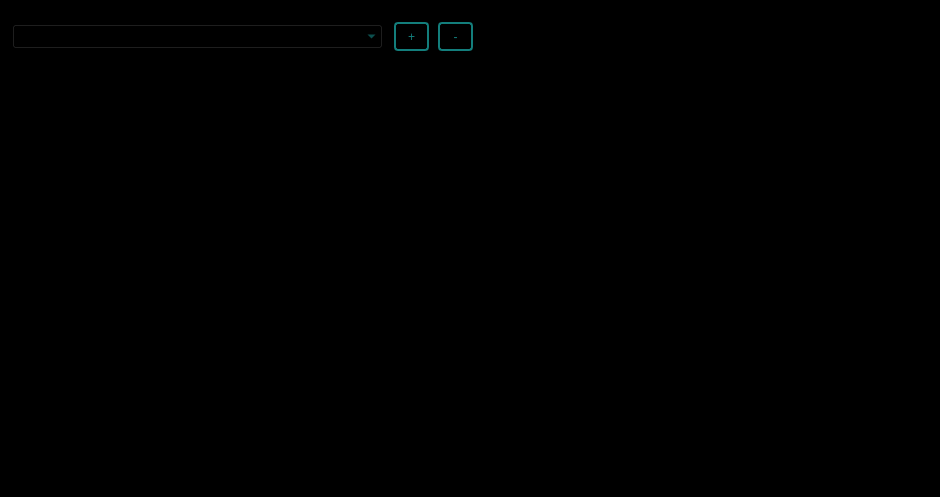
<?xml version="1.0" encoding="UTF-8"?>
<ui version="4.0">
 <class>VisualizationPlot</class>
 <widget class="QWidget" name="VisualizationPlot">
  <property name="geometry">
   <rect>
    <x>0</x>
    <y>0</y>
    <width>940</width>
    <height>497</height>
   </rect>
  </property>
  <property name="windowTitle">
   <string>ColCOSP-</string>
  </property>
  <property name="styleSheet">
   <string notr="true">background-color: rgb(0, 0, 0);
color: rgb(19, 126, 124);</string>
  </property>
  <widget class="QComboBox" name="cbox_data">
   <property name="geometry">
    <rect>
     <x>12</x>
     <y>24</y>
     <width>371</width>
     <height>25</height>
    </rect>
   </property>
  </widget>
  <widget class="QPushButton" name="pb_add">
   <property name="geometry">
    <rect>
     <x>394</x>
     <y>22</y>
     <width>35</width>
     <height>29</height>
    </rect>
   </property>
   <property name="cursor">
    <cursorShape>PointingHandCursor</cursorShape>
   </property>
   <property name="styleSheet">
    <string notr="true">QPushButton::disabled {
    border: 2px solid rgb(149, 149, 149);
	color:rgb(149, 149, 149);
	border-radius:4px;
}
QPushButton{
border: 2px solid rgb(19, 126, 124);
border-radius:4px;
}
</string>
   </property>
   <property name="text">
    <string>+</string>
   </property>
   <property name="iconSize">
    <size>
     <width>20</width>
     <height>20</height>
    </size>
   </property>
  </widget>
  <widget class="QPushButton" name="pb_remove">
   <property name="geometry">
    <rect>
     <x>438</x>
     <y>22</y>
     <width>35</width>
     <height>29</height>
    </rect>
   </property>
   <property name="cursor">
    <cursorShape>PointingHandCursor</cursorShape>
   </property>
   <property name="styleSheet">
    <string notr="true">QPushButton::disabled {
    border: 2px solid rgb(149, 149, 149);
	color:rgb(149, 149, 149);
	border-radius:4px;
}
QPushButton{
border: 2px solid rgb(19, 126, 124);
border-radius:4px;
}
</string>
   </property>
   <property name="text">
    <string>-</string>
   </property>
   <property name="iconSize">
    <size>
     <width>20</width>
     <height>20</height>
    </size>
   </property>
  </widget>
  <widget class="QWidget" name="verticalLayoutWidget">
   <property name="geometry">
    <rect>
     <x>14</x>
     <y>64</y>
     <width>917</width>
     <height>421</height>
    </rect>
   </property>
   <layout class="QVBoxLayout" name="vl_figure"/>
  </widget>
 </widget>
 <resources>
  <include location="../resources.qrc"/>
 </resources>
 <connections/>
</ui>
